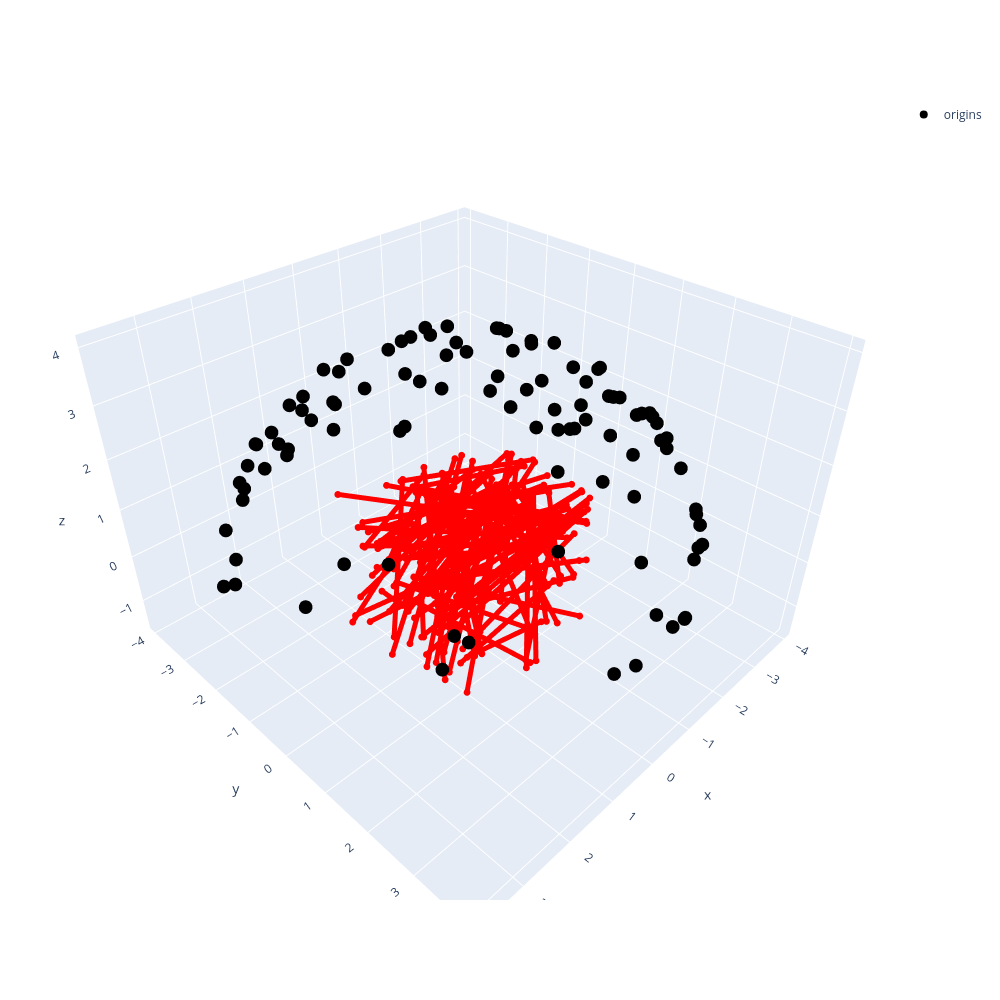

The cell this chart's notebook holds for it:
### Markdown cell above
## Visualize cameras and ray
Camera origins denoted with black dots. A subset of camera rays are rendered for some cameras.

### Code cell
ray_indices = batch["indices"]
ray_bundle = ray_generator(ray_indices)

skip = 1
size = 8
data = []
data += [
    go.Scatter3d(
        x=ray_generator.camera_to_world[::skip, 0, 3],
        y=ray_generator.camera_to_world[::skip, 1, 3],
        z=ray_generator.camera_to_world[::skip, 2, 3],
        mode="markers",
        name="origins",
        marker=dict(color="rgba(0, 0, 0, 1)", size=size),
    )
]

scene_bounds_collider = AABBBoxCollider(dataset_inputs.scene_bounds)
intersected_ray_bundle = scene_bounds_collider(ray_bundle)

lines = torch.stack(
    [
        intersected_ray_bundle.origins + intersected_ray_bundle.directions * intersected_ray_bundle.nears[..., None],
        intersected_ray_bundle.origins + intersected_ray_bundle.directions * intersected_ray_bundle.fars[..., None],
    ],
    dim=1,
).tolist()  # (num_rays, 2, 3)
lines = torch.tensor(random.sample(lines, k=100))

data += get_line_segments_from_lines(lines)

layout = go.Layout(
    autosize=False,
    width=1000,
    height=1000,
    margin=go.layout.Margin(l=50, r=50, b=100, t=100, pad=4),
    scene=go.layout.Scene(
        aspectmode="data",
        camera=dict(up=dict(x=0, y=0, z=1), center=dict(x=0, y=0, z=0), eye=dict(x=1.25, y=1.25, z=1.25)),
    ),
)
fig = go.Figure(data=data, layout=layout)
fig.show()
